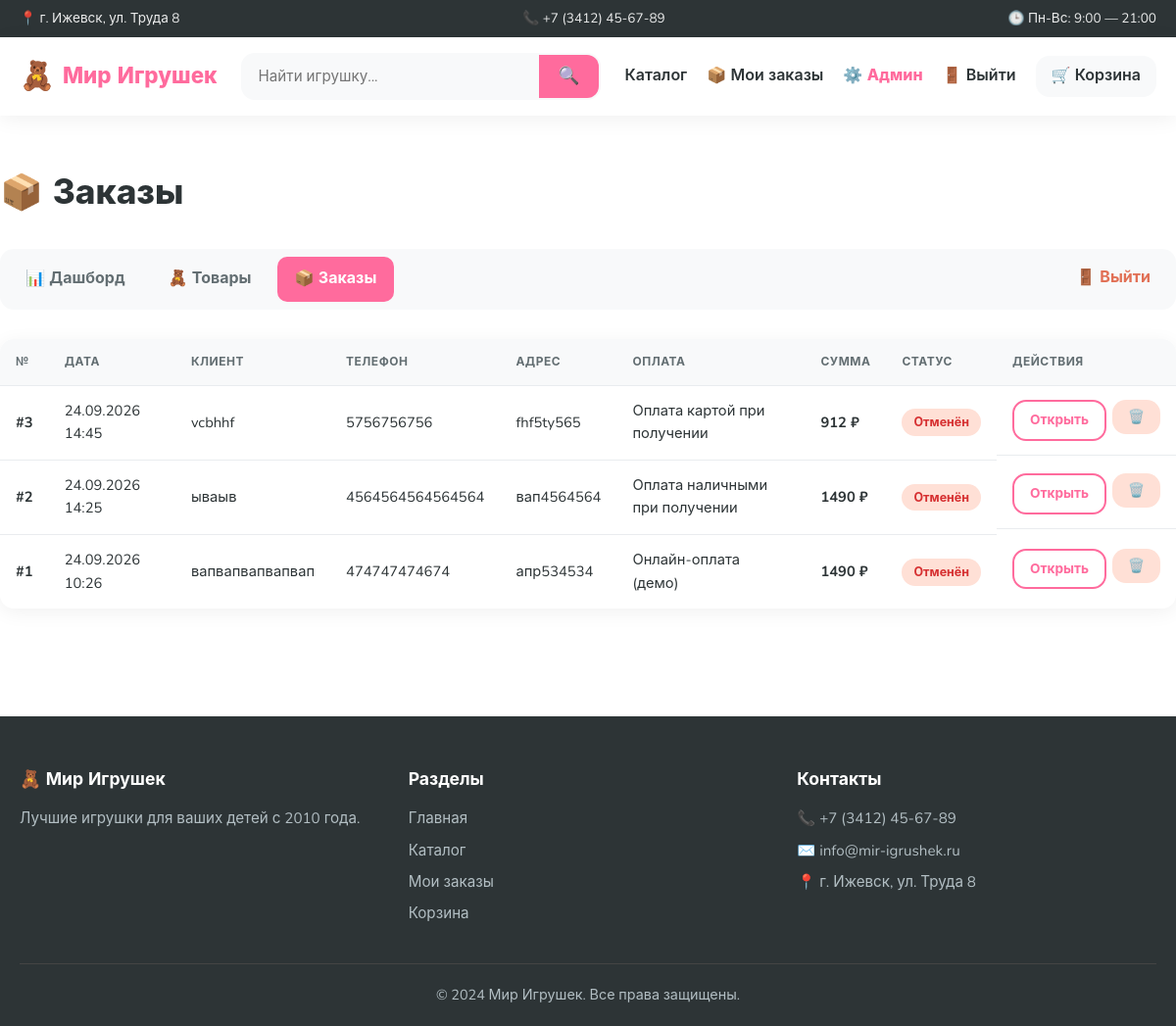
/admin/orders (signed in), run on the app's committed database.
### app.py (models this page shows)
class Order(db.Model):
    __tablename__ = 'orders'
    id = db.Column(db.Integer, primary_key=True)
    token = db.Column(db.String(64), unique=True, nullable=False, index=True)
    created_at = db.Column(db.DateTime, default=lambda: datetime.now(timezone.utc), index=True)
    full_name = db.Column(db.String(200), nullable=False)
    phone = db.Column(db.String(50), nullable=False)
    address = db.Column(db.Text, nullable=False)
    payment_method = db.Column(db.String(50), nullable=False, default='card_on_delivery')
    total = db.Column(db.Integer, nullable=False)
    status = db.Column(db.String(50), default='Новый', index=True)
    cancel_reason = db.Column(db.String(300), default='')
    items = db.relationship('OrderItem', backref='order', cascade='all, delete-orphan')

### app.py (the view)
@app.route('/admin/orders')
@admin_required
def admin_orders():
    orders = Order.query.order_by(Order.id.desc()).all()
    return render_template('admin/orders.html', orders=orders)

### app.py (called while the page is built)
def get_cart():
    return session.get('cart', {})

def cart_total_items():
    return sum(get_cart().values())

def is_admin():
    return session.get('is_admin', False)

def my_order_tokens():
    return session.get('order_tokens', [])

def admin_required(f):
    @wraps(f)
    def wrapper(*args, **kwargs):
        if not is_admin():
            flash('Требуется вход в админ-панель', 'error')
            return redirect(url_for('admin_login'))
        return f(*args, **kwargs)
    return wrapper

@app.context_processor
def inject_globals():
    return {
        'cart_count': cart_total_items(),
        'is_admin': is_admin(),
        'my_orders_count': len(my_order_tokens()),
        'shop_address': SHOP_ADDRESS,
        'shop_phone': SHOP_PHONE,
        'payment_methods': PAYMENT_METHODS,
        'deletable_statuses': DELETABLE_STATUSES,
    }

@app.after_request
def set_security_headers(response):
    response.headers['Referrer-Policy'] = 'no-referrer'
    response.headers['X-Content-Type-Options'] = 'nosniff'
    response.headers['X-Frame-Options'] = 'DENY'
    response.headers['Permissions-Policy'] = 'geolocation=(), microphone=(), camera=()'
    response.headers['Content-Security-Policy'] = (
        "default-src 'self'; "
        "img-src 'self' https: data:; "
        "style-src 'self' 'unsafe-inline' https://fonts.googleapis.com; "
        "font-src 'self' https://fonts.gstatic.com; "
        "script-src 'self'; "
        "frame-ancestors 'none'; "
        "base-uri 'self'; "
        "form-action 'self'"
    )
    return response

### templates/admin/orders.html (shortened to what this page needs)
{% extends 'base.html' %}
{% block content %}
<div class="container section">
    <h1 class="page-title">📦 Заказы</h1>
    <div class="admin-nav">
        <a href="{{ url_for('admin_dashboard') }}" class="admin-nav__link">📊 Дашборд</a>
        <a href="{{ url_for('admin_products') }}" class="admin-nav__link">🧸 Товары</a>
        <a href="{{ url_for('admin_orders') }}" class="admin-nav__link active">📦 Заказы</a>
        <form action="{{ url_for('admin_logout') }}" method="post" class="admin-logout-form">
            <button type="submit" class="admin-nav__link admin-nav__link--danger">🚪 Выйти</button>
        </form>
    </div>
    {% if orders %}
        <table class="admin-table">
            <thead>
                <tr>
                    <th>№</th>
                    <th>Дата</th>
                    <th>Клиент</th>
                    <th>Телефон</th>
                    <th>Адрес</th>
                    <th>Оплата</th>
                    <th>Сумма</th>
                    <th>Статус</th>
                    <th>Действия</th>
                </tr>
            </thead>
            <tbody>
                {% for o in orders %}
                    <tr>
                        <td><b>#{{ o.id }}</b></td>
                        <td>{{ o.created_at.strftime('%d.%m.%Y %H:%M') }}</td>
                        <td>{{ o.full_name }}</td>
                        <td>{{ o.phone }}</td>
                        <td>{{ o.address }}</td>
                        <td>{{ payment_methods[o.payment_method] }}</td>
                        <td><b>{{ o.total }} ₽</b></td>
                        <td><span class="status status--{{ o.status|lower }}">{{ o.status }}</span></td>
                        <td class="admin-actions">
                            <a href="{{ url_for('admin_order_detail', order_id=o.id) }}"
                               class="btn btn--sm btn--outline">Открыть</a>
                            {% if o.status in deletable_statuses %}
                                <form action="{{ url_for('admin_order_delete', order_id=o.id) }}"
                                      method="post"
                                      data-confirm="Удалить заказ #{{ o.id }}? Это действие необратимо."
                                      style="display:inline;">
                                    <button type="submit" class="btn btn--sm btn--danger"
                                            title="Удалить заказ">🗑️</button>
                                </form>
                            {% endif %}
                        </td>
                    </tr>
                {% endfor %}
            </tbody>
        </table>
    {% else %}
        <div class="empty">
            <div class="empty__icon">📦</div>
            <p>Заказов пока нет</p>
        </div>
    {% endif %}
</div>
{% endblock %}

### static/css/style.css (style rules this page uses)
* { margin: 0; padding: 0; box-sizing: border-box; }
:root { --primary: #ff6b9d; --primary-dark: #e74c7e; --secondary: #ffd93d; --accent: #6bcbff; --dark: #2d3436; --gray: #636e72; --light: #f8f9fa; --border: #e9ecef; --success: #00b894; --error: #e17055; --radius: 14px; --shadow: 0 4px 20px rgba(0, 0, 0, 0.06); --shadow-lg: 0 8px 30px rgba(0, 0, 0, 0.1); }
body { font-family: 'Nunito', -apple-system, BlinkMacSystemFont, sans-serif; color: var(--dark); background: #fff; line-height: 1.6; min-height: 100vh; display: flex; flex-direction: column; }
a { color: inherit; text-decoration: none; transition: color .2s; }
.container { max-width: 1200px; margin: 0 auto; padding: 0 20px; width: 100%; }
.btn { display: inline-flex; align-items: center; justify-content: center; gap: 6px; border: none; border-radius: var(--radius); font-family: inherit; font-weight: 700; cursor: pointer; transition: all .2s; text-align: center; padding: 12px 22px; font-size: .95rem; white-space: nowrap; }
.btn--outline { background: transparent; color: var(--primary); border: 2px solid var(--primary); }
.btn--danger { background: #ffe0d6; color: var(--error); }
.btn--sm { padding: 8px 16px; font-size: .85rem; }
.section { padding: 50px 0; }
.page-title { font-size: 2.2rem; font-weight: 800; margin-bottom: 30px; }
.admin-nav { display: flex; gap: 8px; flex-wrap: wrap; background: var(--light); padding: 8px; border-radius: var(--radius); margin-bottom: 30px; }
.admin-nav__link { padding: 10px 18px; border-radius: 10px; font-weight: 700; color: var(--gray); transition: all .2s; }
.admin-nav__link.active { background: var(--primary); color: #fff; }
.admin-nav__link--danger { margin-left: auto; color: var(--error); }
.admin-table { width: 100%; border-collapse: collapse; background: #fff; border-radius: var(--radius); overflow: hidden; box-shadow: var(--shadow); }
.admin-table th, .admin-table td { padding: 14px 16px; text-align: left; border-bottom: 1px solid var(--border); font-size: .92rem; vertical-align: middle; }
.admin-table th { background: var(--light); font-weight: 700; text-transform: uppercase; font-size: .75rem; letter-spacing: .5px; color: var(--gray); }
.admin-table tr:last-child td { border-bottom: none; }
.admin-actions { display: flex; gap: 6px; }
.status { display: inline-block; padding: 4px 12px; border-radius: 20px; font-size: .78rem; font-weight: 700; background: var(--light); white-space: nowrap; }
.status--отменён { background: #ffe0d6; color: #d63031; }
.admin-logout-form { display: inline; margin: 0; margin-left: auto; }
.admin-logout-form .admin-nav__link { background: none; border: none; cursor: pointer; font-family: inherit; font-size: inherit; }

### data on the page
Order: id "3", created_at "24.09.2026 14:45", full_name "vcbhhf", phone "5756756756", address "fhf5ty565", payment_method "Оплата картой при получении", total "912", status "Отменён"
Order: id "2", created_at "24.09.2026 14:25", full_name "ываыв", phone "4564564564564564", address "вап4564564", payment_method "Оплата наличными при получении", total "1490", status "Отменён"
Order: id "1", created_at "24.09.2026 10:26", full_name "вапвапвапвапвап", phone "474747474674", address "апр534534", payment_method "Онлайн-оплата (демо)", total "1490", status "Отменён"

### other printed values
{{ shop_address }} "г. Ижевск, ул. Труда 8"
{{ shop_phone }} "+7 (3412) 45-67-89"
